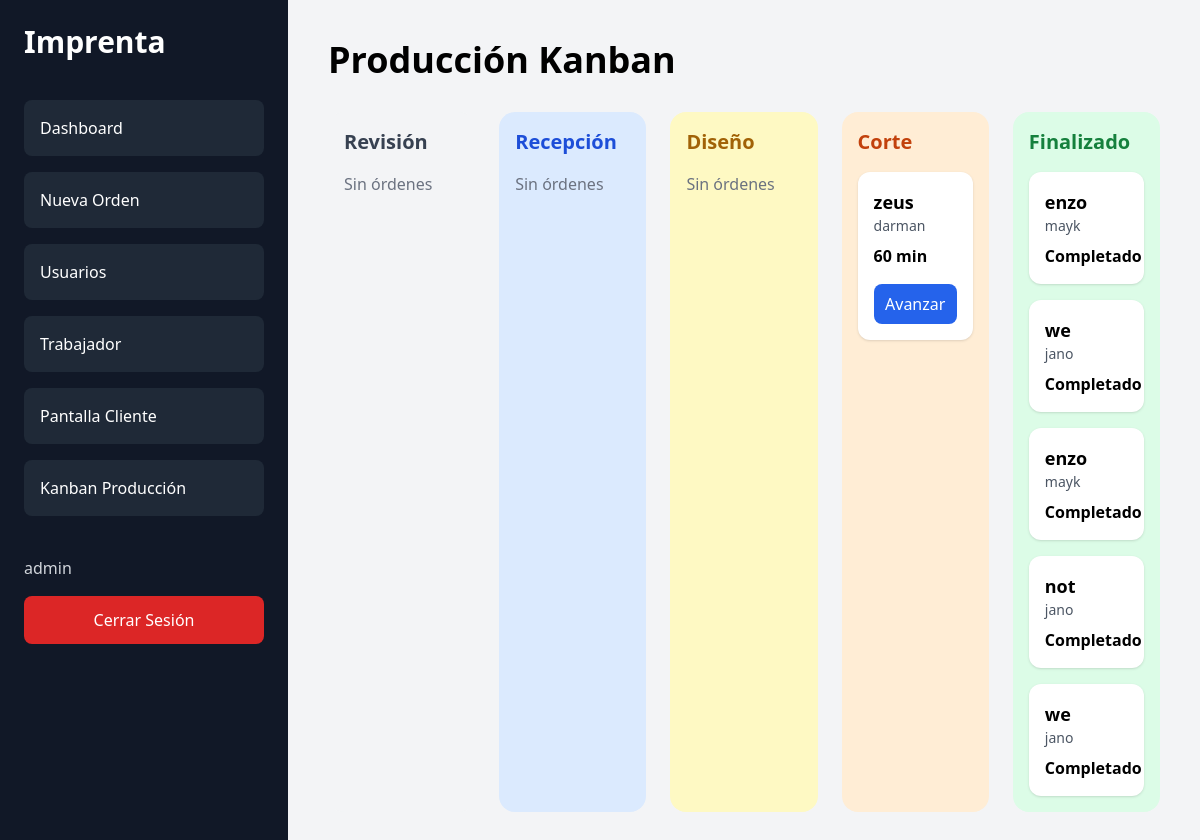
The app's page /kanban/ (signed in) with its own data.
### menu/models.py (models this page shows, shortened)
class OrdenTrabajo(models.Model):
    ESTADOS = [
        ('revision', 'Revisión'),
        ('recepcion', 'Recepción'),
        ('diseno', 'Diseño'),
        ('corte', 'Corte'),
        ('finalizado', 'Finalizado'),
        ('entregado', 'Entregado'),
    ]
    PRIORIDADES = [
        ('normal', 'Normal'),
        ('urgente', 'Urgente'),
    ]
    empresa = models.CharField(max_length=200)
    cliente = models.CharField(max_length=200)
    telefono = models.CharField(max_length=20, blank=True, null=True)
    descripcion = models.TextField()
    estado = models.CharField(
        max_length=20,
        choices=ESTADOS,
        default='revision'
    )
    prioridad = models.CharField(
        max_length=20,
        choices=PRIORIDADES,
        default='normal'
    )
    precio = models.DecimalField(
        max_digits=10,
        decimal_places=2,
        default=0
    )
    adelanto = models.DecimalField(
        max_digits=10,
        decimal_places=2,
        default=0
    )
    tiempo_estimado = models.IntegerField(
        help_text="Tiempo en minutos"
    )
    fecha_creacion = models.DateTimeField(auto_now_add=True)
    fecha_inicio = models.DateTimeField(
        blank=True,
        null=True
    )
    fecha_finalizacion = models.DateTimeField(
        blank=True,
        null=True
    )
    trabajador = models.ForeignKey(
        User,
        on_delete=models.SET_NULL,
        null=True,
        blank=True
    )
    observaciones = models.TextField(
        blank=True,
        null=True
    )
    alarma_activada = models.BooleanField(default=False)
    class Meta:
        ordering = ['-fecha_creacion']
    @property
    def tiempo_restante(self):
        if self.fecha_inicio:
            tiempo_transcurrido = timezone.now() - self.fecha_inicio
            minutos_transcurridos = tiempo_transcurrido.total_seconds() / 60
            restante = self.tiempo_estimado - minutos_transcurridos
            return max(0, int(restante))
        return self.tiempo_estimado

### menu/decorators.py (the view)
    def wrapper(request, *args, **kwargs):
        if (
            request.user.groups.filter(
                name='Administrador'
            ).exists()
            or
            request.user.groups.filter(
                name='Trabajador'
            ).exists()
        ):
            return view_func(
                request,
                *args,
                **kwargs
            )
        return redirect('login')

### menu/views.py (called while the page is built)
@login_required
@admin_o_trabajador
def kanban(request):
    revision = OrdenTrabajo.objects.filter(
        estado='revision'
    )
    recepcion = OrdenTrabajo.objects.filter(
        estado='recepcion'
    )
    diseno = OrdenTrabajo.objects.filter(
        estado='diseno'
    )
    corte = OrdenTrabajo.objects.filter(
        estado='corte'
    )
    finalizado = OrdenTrabajo.objects.filter(
        estado='finalizado'
    )
    context = {
        'revision': revision,
        'recepcion': recepcion,
        'diseno': diseno,
        'corte': corte,
        'finalizado': finalizado,
    }
    return render(
        request,
        'menu/kanban.html',
        context
    )

### menu/templates/menu/kanban.html
{% extends 'menu/base.html' %}
{% block content %}
<h1 class="text-4xl font-bold mb-8">
    Producción Kanban
</h1>
<div class="grid grid-cols-1 md:grid-cols-5 gap-6">
    <div class="bg-gray-100 rounded-2xl p-4">
        <h2 class="text-xl font-bold mb-4 text-gray-700">
            Revisión
        </h2>
        <div class="space-y-4">
            {% for orden in revision %}
                <div class="bg-white p-4 rounded-xl shadow">
                    <h3 class="font-bold text-lg">
                        {{ orden.empresa }}
                    </h3>
                    <p class="text-sm text-gray-600">
                        {{ orden.cliente }}
                    </p>
                    <p class="mt-2 text-sm">
                        {{ orden.descripcion|truncatechars:60 }}
                    </p>
                    <p class="mt-2 font-semibold">
                        {{ orden.tiempo_restante }} min
                    </p>
                    <a
                        href="{% url 'cambiar_estado' orden.id %}"
                        class="mt-4 block text-center bg-blue-600 text-white py-2 rounded-lg"
                    >
                        Avanzar
                    </a>
                </div>
            {% empty %}
                <p class="text-gray-500">
                    Sin órdenes
                </p>
            {% endfor %}
        </div>
    </div>
    <div class="bg-blue-100 rounded-2xl p-4">
        <h2 class="text-xl font-bold mb-4 text-blue-700">
            Recepción
        </h2>
        <div class="space-y-4">
            {% for orden in recepcion %}
                <div class="bg-white p-4 rounded-xl shadow">
                    <h3 class="font-bold text-lg">
                        {{ orden.empresa }}
                    </h3>
                    <p class="text-sm text-gray-600">
                        {{ orden.cliente }}
                    </p>
                    <p class="mt-2 font-semibold">
                        {{ orden.tiempo_restante }} min
                    </p>
                    <a
                        href="{% url 'cambiar_estado' orden.id %}"
                        class="mt-4 block text-center bg-blue-600 text-white py-2 rounded-lg"
                    >
                        Avanzar
                    </a>
                </div>
            {% empty %}
                <p class="text-gray-500">
                    Sin órdenes
                </p>
            {% endfor %}
        </div>
    </div>
    <div class="bg-yellow-100 rounded-2xl p-4">
        <h2 class="text-xl font-bold mb-4 text-yellow-700">
            Diseño
        </h2>
        <div class="space-y-4">
            {% for orden in diseno %}
                <div class="bg-white p-4 rounded-xl shadow">
                    <h3 class="font-bold text-lg">
                        {{ orden.empresa }}
                    </h3>
                    <p class="text-sm text-gray-600">
                        {{ orden.cliente }}
                    </p>
                    <p class="mt-2 font-semibold">
                        {{ orden.tiempo_restante }} min
                    </p>
                    <a
                        href="{% url 'cambiar_estado' orden.id %}"
                        class="mt-4 block text-center bg-blue-600 text-white py-2 rounded-lg"
                    >
                        Avanzar
                    </a>
                </div>
            {% empty %}
                <p class="text-gray-500">
                    Sin órdenes
                </p>
            {% endfor %}
        </div>
    </div>
    <div class="bg-orange-100 rounded-2xl p-4">
        <h2 class="text-xl font-bold mb-4 text-orange-700">
            Corte
        </h2>
        <div class="space-y-4">
            {% for orden in corte %}
                <div class="bg-white p-4 rounded-xl shadow">
                    <h3 class="font-bold text-lg">
                        {{ orden.empresa }}
                    </h3>
                    <p class="text-sm text-gray-600">
                        {{ orden.cliente }}
                    </p>
                    <p class="mt-2 font-semibold">
                        {{ orden.tiempo_restante }} min
                    </p>
                    <a
                        href="{% url 'cambiar_estado' orden.id %}"
                        class="mt-4 block text-center bg-blue-600 text-white py-2 rounded-lg"
                    >
                        Avanzar
                    </a>
                </div>
            {% empty %}
                <p class="text-gray-500">
                    Sin órdenes
                </p>
            {% endfor %}
        </div>
    </div>
    <div class="bg-green-100 rounded-2xl p-4">
        <h2 class="text-xl font-bold mb-4 text-green-700">
            Finalizado
        </h2>
        <div class="space-y-4">
            {% for orden in finalizado %}
                <div class="bg-white p-4 rounded-xl shadow">
                    <h3 class="font-bold text-lg">
                        {{ orden.empresa }}
                    </h3>
                    <p class="text-sm text-gray-600">
                        {{ orden.cliente }}
                    </p>
                    <p class="mt-2 font-semibold">
                        Completado
                    </p>
                </div>
            {% empty %}
                <p class="text-gray-500">
                    Sin órdenes
                </p>
            {% endfor %}
        </div>
    </div>
</div>
{% endblock %}

### menu/templates/menu/base.html (shortened to what this page needs)
{% load static %}
<!DOCTYPE html>
<html lang="es">
<head>
    <script src="https://cdn.tailwindcss.com"></script>
    <link
        href="https://cdnjs.cloudflare.com/ajax/libs/flowbite/2.5.1/flowbite.min.css"
        rel="stylesheet"
    />
</head>
<body class="bg-gray-100">
    {% if request.path != '/cliente/' %}
    <div class="flex min-h-screen">
        <aside class="w-72 bg-gray-900 text-white p-6">
            <h1 class="text-3xl font-bold mb-10">
                Imprenta
            </h1>
            <nav class="space-y-4">
                {% if request.user.groups.all %}
                    {% for grupo in request.user.groups.all %}
                        {% if grupo.name == 'Administrador' %}
                            <a href="{% url 'dashboard_admin' %}"
                            class="block bg-gray-800 hover:bg-gray-700 p-4 rounded-lg">
                                Dashboard
                            </a>
                            <a href="{% url 'crear_orden' %}"
                            class="block bg-gray-800 hover:bg-gray-700 p-4 rounded-lg">
                                Nueva Orden
                            </a>
                            <a href="{% url 'lista_usuarios' %}"
                            class="block bg-gray-800 hover:bg-gray-700 p-4 rounded-lg">
                                Usuarios
                            </a>
                            <a href="{% url 'dashboard_trabajador' %}"
                            class="block bg-gray-800 hover:bg-gray-700 p-4 rounded-lg">
                                Trabajador
                            </a>
                            <a href="{% url 'dashboard_cliente' %}"
                            class="block bg-gray-800 hover:bg-gray-700 p-4 rounded-lg">
                                Pantalla Cliente
                            </a>
                            <a href="{% url 'kanban' %}"
                            class="block bg-gray-800 hover:bg-gray-700 p-4 rounded-lg">
                                Kanban Producción
                            </a>
                        {% endif %}
                    {% endfor %}
                {% endif %}
            </nav>
            <div class="mt-10">
                {% if user.is_authenticated %}
                <p class="mb-4 text-gray-300">
                    {{ user.username }}
                </p>
                <form
                    method="POST"
                    action="{% url 'logout' %}"
                >
                    <button
                        type="submit"
                        class="w-full bg-red-600 hover:bg-red-700 p-3 rounded-lg"
                    >
                        Cerrar Sesión
                    </button>
                </form>
                {% endif %}
            </div>
        </aside>
        <main class="flex-1 p-10">
            {% block content %}
            {% endblock %}
        </main>
    </div>
    {% else %}
        {% block cliente_content %}
        {% endblock %}
    {% endif %}
</body>
</html>

### records on screen
OrdenTrabajo: empresa "zeus", cliente "darman", tiempo_restante "60"
OrdenTrabajo: empresa "enzo", cliente "mayk"
OrdenTrabajo: empresa "we", cliente "jano"
OrdenTrabajo: empresa "enzo", cliente "mayk"
OrdenTrabajo: empresa "not", cliente "jano"
OrdenTrabajo: empresa "we", cliente "jano"

### other values on screen
{{ user.username }} "admin"
